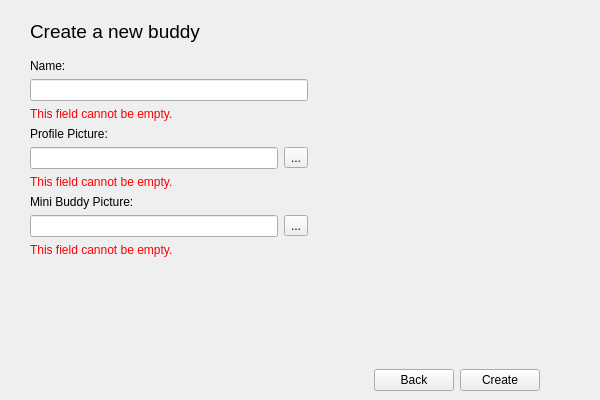
<?xml version="1.0" encoding="UTF-8"?>
<ui version="4.0">
 <class>BuddyBuilder</class>
 <widget class="QMainWindow" name="BuddyBuilder">
  <property name="geometry">
   <rect>
    <x>0</x>
    <y>0</y>
    <width>600</width>
    <height>400</height>
   </rect>
  </property>
  <property name="minimumSize">
   <size>
    <width>600</width>
    <height>400</height>
   </size>
  </property>
  <property name="windowTitle">
   <string>Buddy Builder</string>
  </property>
  <widget class="QWidget" name="central_widget">
   <layout class="QHBoxLayout" name="horizontalLayout_2">
    <property name="leftMargin">
     <number>30</number>
    </property>
    <property name="topMargin">
     <number>20</number>
    </property>
    <item>
     <layout class="QVBoxLayout" name="create_layout">
      <property name="sizeConstraint">
       <enum>QLayout::SetDefaultConstraint</enum>
      </property>
      <property name="topMargin">
       <number>0</number>
      </property>
      <property name="rightMargin">
       <number>0</number>
      </property>
      <item>
       <widget class="QLabel" name="title">
        <property name="font">
         <font>
          <pointsize>14</pointsize>
         </font>
        </property>
        <property name="text">
         <string>Create a new buddy</string>
        </property>
       </widget>
      </item>
      <item>
       <spacer name="vertical_spacer1">
        <property name="orientation">
         <enum>Qt::Vertical</enum>
        </property>
        <property name="sizeType">
         <enum>QSizePolicy::Fixed</enum>
        </property>
        <property name="sizeHint" stdset="0">
         <size>
          <width>20</width>
          <height>10</height>
         </size>
        </property>
       </spacer>
      </item>
      <item>
       <widget class="QLabel" name="name_label">
        <property name="text">
         <string>Name:</string>
        </property>
       </widget>
      </item>
      <item>
       <widget class="QLineEdit" name="name_edit">
        <property name="sizePolicy">
         <sizepolicy hsizetype="Expanding" vsizetype="Fixed">
          <horstretch>0</horstretch>
          <verstretch>0</verstretch>
         </sizepolicy>
        </property>
       </widget>
      </item>
      <item>
       <widget class="QLabel" name="not_empty_name">
        <property name="enabled">
         <bool>true</bool>
        </property>
        <property name="styleSheet">
         <string notr="true">color: rgb(255, 0, 0);</string>
        </property>
        <property name="text">
         <string>This field cannot be empty.</string>
        </property>
       </widget>
      </item>
      <item>
       <widget class="QLabel" name="profile_label">
        <property name="text">
         <string>Profile Picture:</string>
        </property>
       </widget>
      </item>
      <item>
       <layout class="QHBoxLayout" name="profile_layout">
        <property name="spacing">
         <number>6</number>
        </property>
        <property name="sizeConstraint">
         <enum>QLayout::SetDefaultConstraint</enum>
        </property>
        <item>
         <widget class="QLineEdit" name="profile_edit">
          <property name="sizePolicy">
           <sizepolicy hsizetype="Expanding" vsizetype="Fixed">
            <horstretch>0</horstretch>
            <verstretch>0</verstretch>
           </sizepolicy>
          </property>
         </widget>
        </item>
        <item>
         <widget class="QToolButton" name="profile_tool">
          <property name="toolTip">
           <string>Loads a file from your computer.</string>
          </property>
          <property name="text">
           <string>...</string>
          </property>
         </widget>
        </item>
       </layout>
      </item>
      <item>
       <widget class="QLabel" name="not_empty_profile">
        <property name="enabled">
         <bool>true</bool>
        </property>
        <property name="minimumSize">
         <size>
          <width>0</width>
          <height>0</height>
         </size>
        </property>
        <property name="styleSheet">
         <string notr="true">color: rgb(255, 0, 0);</string>
        </property>
        <property name="frameShape">
         <enum>QFrame::NoFrame</enum>
        </property>
        <property name="text">
         <string>This field cannot be empty.</string>
        </property>
       </widget>
      </item>
      <item>
       <widget class="QLabel" name="buddy_label">
        <property name="text">
         <string>Mini Buddy Picture:</string>
        </property>
       </widget>
      </item>
      <item>
       <layout class="QHBoxLayout" name="buddy_layout">
        <item>
         <widget class="QLineEdit" name="buddy_edit">
          <property name="sizePolicy">
           <sizepolicy hsizetype="Expanding" vsizetype="Fixed">
            <horstretch>0</horstretch>
            <verstretch>0</verstretch>
           </sizepolicy>
          </property>
          <property name="toolTip">
           <string>Loads a file from your computer.</string>
          </property>
         </widget>
        </item>
        <item>
         <widget class="QToolButton" name="buddy_tool">
          <property name="text">
           <string>...</string>
          </property>
         </widget>
        </item>
       </layout>
      </item>
      <item>
       <widget class="QLabel" name="not_empty_buddy">
        <property name="enabled">
         <bool>true</bool>
        </property>
        <property name="styleSheet">
         <string notr="true">color: rgb(255, 0, 0);</string>
        </property>
        <property name="text">
         <string>This field cannot be empty.</string>
        </property>
       </widget>
      </item>
      <item>
       <spacer name="vertical_spacer0">
        <property name="orientation">
         <enum>Qt::Vertical</enum>
        </property>
        <property name="sizeType">
         <enum>QSizePolicy::Expanding</enum>
        </property>
        <property name="sizeHint" stdset="0">
         <size>
          <width>20</width>
          <height>40</height>
         </size>
        </property>
       </spacer>
      </item>
     </layout>
    </item>
    <item>
     <layout class="QVBoxLayout" name="apply_layout_out">
      <property name="spacing">
       <number>6</number>
      </property>
      <property name="sizeConstraint">
       <enum>QLayout::SetDefaultConstraint</enum>
      </property>
      <property name="leftMargin">
       <number>9</number>
      </property>
      <item>
       <layout class="QVBoxLayout" name="preview_layout">
        <property name="sizeConstraint">
         <enum>QLayout::SetDefaultConstraint</enum>
        </property>
        <property name="topMargin">
         <number>0</number>
        </property>
        <item>
         <spacer name="top_spacer">
          <property name="orientation">
           <enum>Qt::Vertical</enum>
          </property>
          <property name="sizeType">
           <enum>QSizePolicy::Fixed</enum>
          </property>
          <property name="sizeHint" stdset="0">
           <size>
            <width>20</width>
            <height>40</height>
           </size>
          </property>
         </spacer>
        </item>
        <item>
         <widget class="QLabel" name="profile_preview">
          <property name="sizePolicy">
           <sizepolicy hsizetype="Fixed" vsizetype="Fixed">
            <horstretch>0</horstretch>
            <verstretch>0</verstretch>
           </sizepolicy>
          </property>
          <property name="minimumSize">
           <size>
            <width>150</width>
            <height>150</height>
           </size>
          </property>
          <property name="maximumSize">
           <size>
            <width>150</width>
            <height>150</height>
           </size>
          </property>
          <property name="font">
           <font>
            <strikeout>true</strikeout>
           </font>
          </property>
          <property name="toolTip">
           <string>This is the profile picture preview.</string>
          </property>
          <property name="layoutDirection">
           <enum>Qt::RightToLeft</enum>
          </property>
          <property name="autoFillBackground">
           <bool>false</bool>
          </property>
          <property name="frameShape">
           <enum>QFrame::NoFrame</enum>
          </property>
          <property name="frameShadow">
           <enum>QFrame::Plain</enum>
          </property>
          <property name="text">
           <string/>
          </property>
          <property name="pixmap">
           <pixmap>../gura.png</pixmap>
          </property>
          <property name="scaledContents">
           <bool>true</bool>
          </property>
          <property name="alignment">
           <set>Qt::AlignLeading|Qt::AlignLeft|Qt::AlignVCenter</set>
          </property>
          <property name="margin">
           <number>0</number>
          </property>
         </widget>
        </item>
        <item>
         <widget class="QLabel" name="mini_buddy_preview">
          <property name="sizePolicy">
           <sizepolicy hsizetype="Fixed" vsizetype="Fixed">
            <horstretch>0</horstretch>
            <verstretch>0</verstretch>
           </sizepolicy>
          </property>
          <property name="minimumSize">
           <size>
            <width>100</width>
            <height>100</height>
           </size>
          </property>
          <property name="maximumSize">
           <size>
            <width>100</width>
            <height>100</height>
           </size>
          </property>
          <property name="toolTip">
           <string>This is the Mini Buddy preview.</string>
          </property>
          <property name="layoutDirection">
           <enum>Qt::RightToLeft</enum>
          </property>
          <property name="text">
           <string/>
          </property>
          <property name="pixmap">
           <pixmap>../gura_spin.gif</pixmap>
          </property>
          <property name="scaledContents">
           <bool>true</bool>
          </property>
          <property name="alignment">
           <set>Qt::AlignLeading|Qt::AlignLeft|Qt::AlignVCenter</set>
          </property>
         </widget>
        </item>
       </layout>
      </item>
      <item>
       <spacer name="vertical_spacer_apply">
        <property name="orientation">
         <enum>Qt::Vertical</enum>
        </property>
        <property name="sizeHint" stdset="0">
         <size>
          <width>20</width>
          <height>40</height>
         </size>
        </property>
       </spacer>
      </item>
      <item>
       <layout class="QHBoxLayout" name="apply_layout">
        <item>
         <spacer name="left_spacer">
          <property name="orientation">
           <enum>Qt::Horizontal</enum>
          </property>
          <property name="sizeHint" stdset="0">
           <size>
            <width>40</width>
            <height>20</height>
           </size>
          </property>
         </spacer>
        </item>
        <item>
         <widget class="QPushButton" name="back_button">
          <property name="text">
           <string>Back</string>
          </property>
         </widget>
        </item>
        <item>
         <widget class="QPushButton" name="create_button">
          <property name="text">
           <string>Create</string>
          </property>
         </widget>
        </item>
        <item>
         <spacer name="right_spacer">
          <property name="orientation">
           <enum>Qt::Horizontal</enum>
          </property>
          <property name="sizeHint" stdset="0">
           <size>
            <width>40</width>
            <height>20</height>
           </size>
          </property>
         </spacer>
        </item>
       </layout>
      </item>
     </layout>
    </item>
   </layout>
  </widget>
 </widget>
 <resources/>
 <connections/>
</ui>
